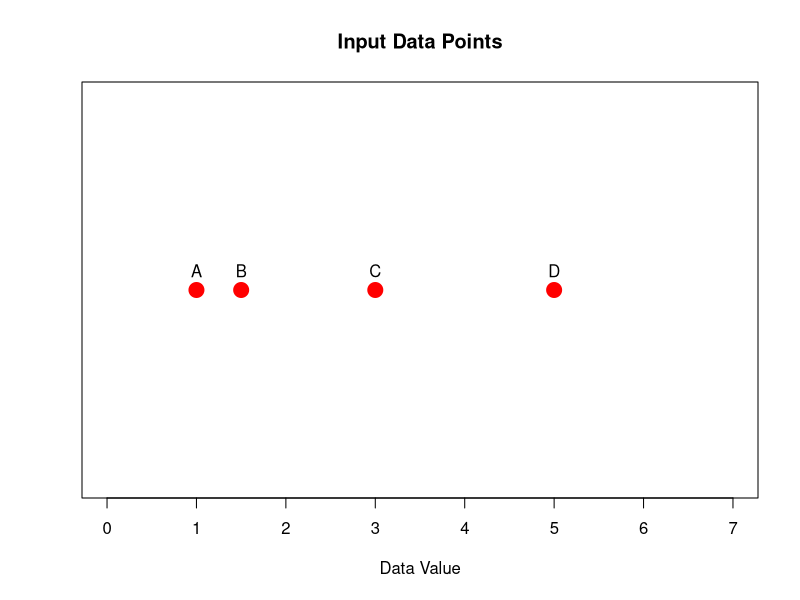
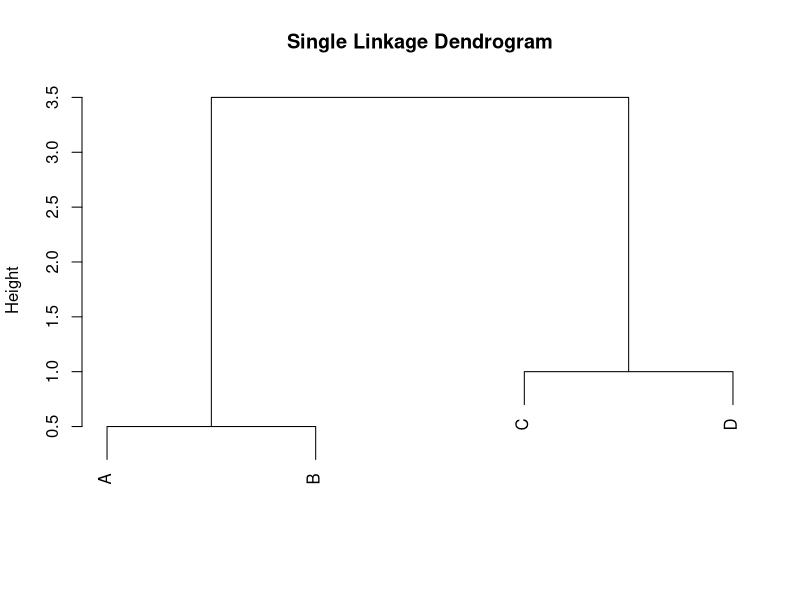
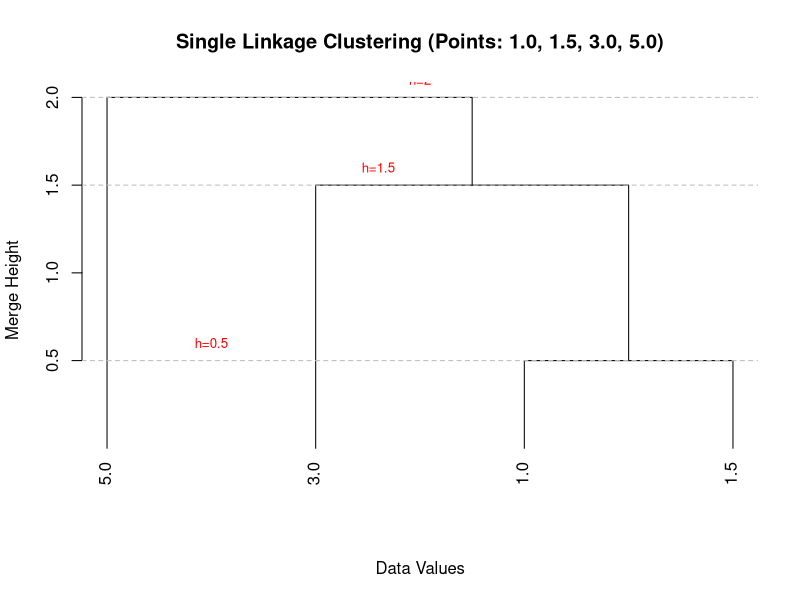
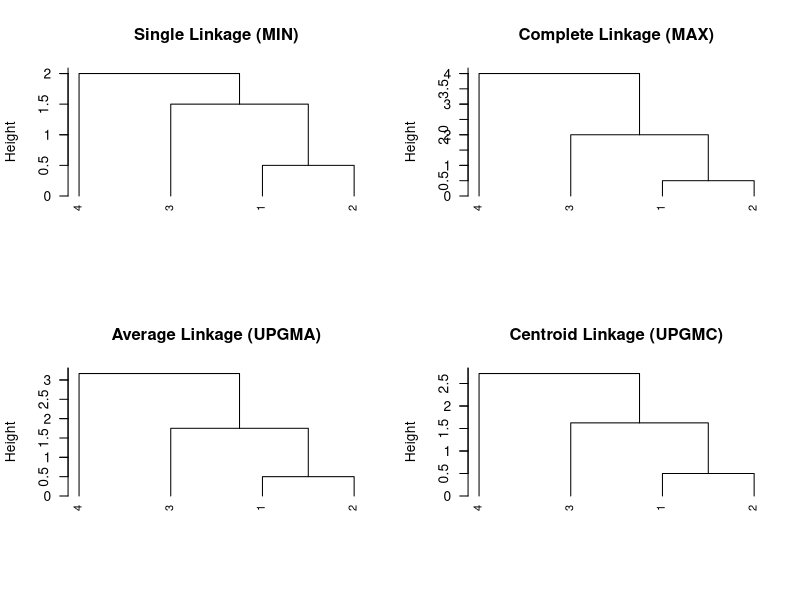
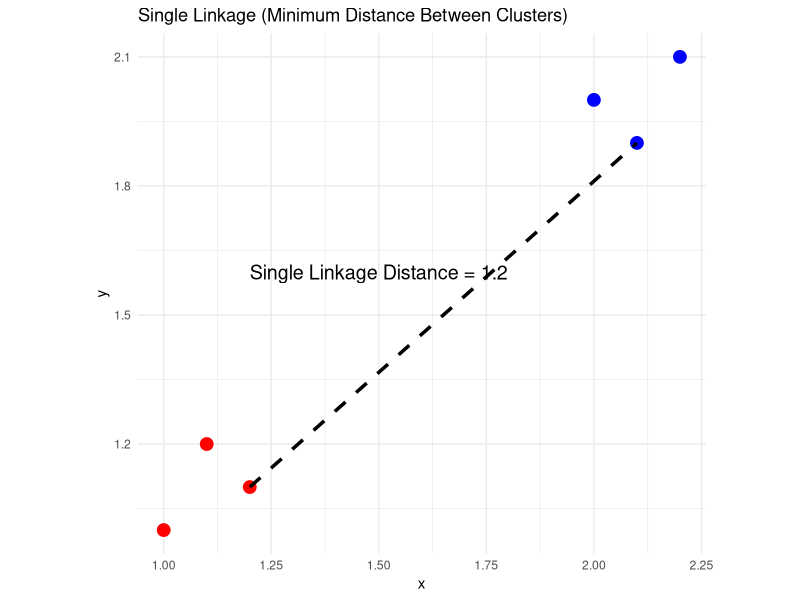
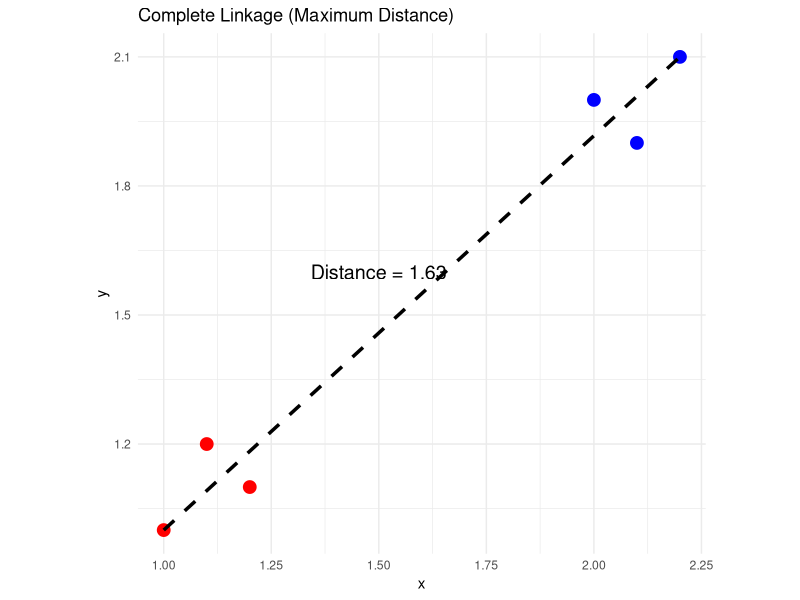
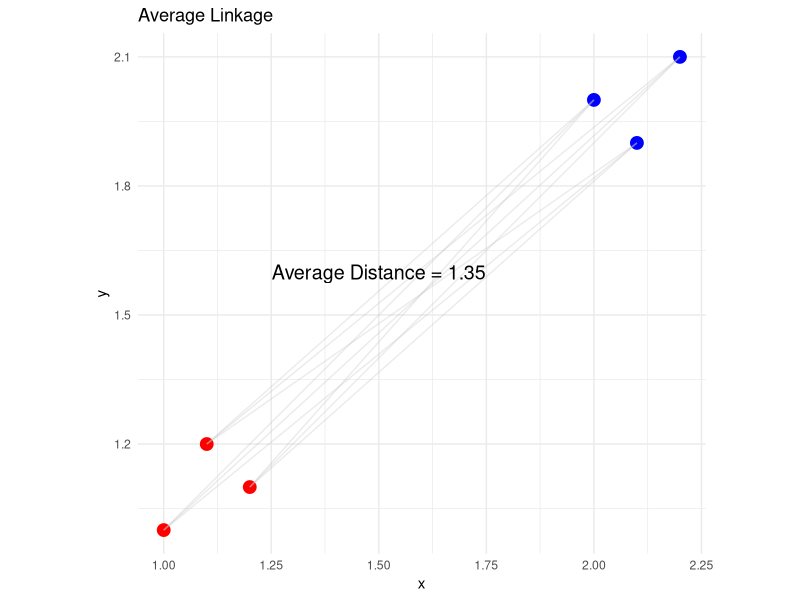
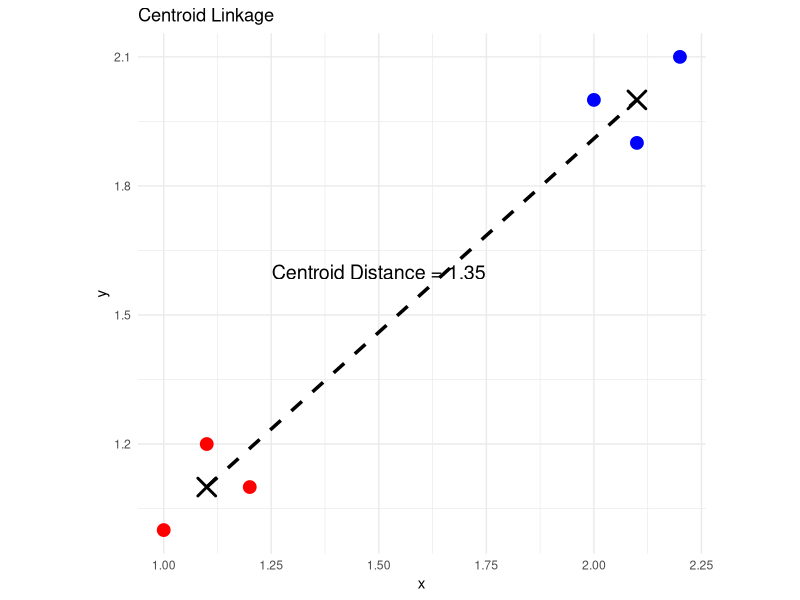

R code for these plots, in order: (Note: this script raises an error after producing the figures.)
## ---- chunk 1
#| code-fold: true
knitr::opts_chunk$set(echo = TRUE)
library(tidyr) #the pipe (%>%) tool is extremely useful
library(MASS)
library(ggplot2)
library(kableExtra)
library("gridExtra")
library(knitr)
library(magick) #install.packages("magick") #dynamic image
## ---- chunk 2
# Sample data
data <- data.frame(
  x = c(1, 1.5, 3, 5),  # X-coordinates
  y = c(0, 0, 0, 0),   # Y-coordinates (dummy for visualization)
  label = c("A", "B", "C", "D")
)

# Plot the points
plot(data$x, data$y, pch = 19, col = "red", cex = 2, 
     xlim = c(0, 7), ylim = c(-1, 1),
     xlab = "Data Value", ylab = "", yaxt = "n",
     main = "Input Data Points")
text(data$x, data$y + 0.1, labels = data$label)
## ---- chunk 3
# Data
points <- c(A=1, B=1.5, C=5, D=6)
hc <- hclust(dist(points), method="single")
plot(hc, main="Single Linkage Dendrogram", xlab="", sub="")
## ---- chunk 4
# Data with values as names
data <- c(1.0, 1.5, 3.0, 5.0)
names(data) <- c("1.0", "1.5", "3.0", "5.0")

#distance matrix
dist_matrix <- dist(data)
dist_matrix
## ---- chunk 5
# Compute clustering
hc <- hclust(dist(data), method = "single")

# Enhanced dendrogram plot
plot(hc, 
     main = "Single Linkage Clustering (Points: 1.0, 1.5, 3.0, 5.0)",
     xlab = "Data Values", 
     ylab = "Merge Height",
     sub = "",
     hang = -1)  # Aligns all leaves at bottom

# Add merge height labels
text(x = c(1.5, 2.3, 2.5), 
     y = hc$height + 0.1,
     labels = paste0("h=", hc$height),
     col = "red", cex = 0.8)

# Add horizontal lines at merge heights
abline(h = hc$height, lty = 2, col = "gray")
## ---- chunk 6
#| echo: false
#| warning: false
library(knitr)

methods_df <- data.frame(
  Method = c("Single Linkage", "Complete Linkage", "Average Linkage", 
             "Centroid Linkage"),
  Merge_Rule = c("Minimum distance between any two points",
                "Maximum distance between any two points",
                "Mean distance between all point pairs",
                "Distance between cluster centroids"),
  Height_Meaning = c("Minimum inter-cluster distance",
                    "Maximum inter-cluster distance",
                    "Average inter-cluster distance",
                    "Centroid separation (may invert)"),
  Complexity = c("O(n²)", "O(n²)", "O(n² log n)", "O(n² log n)")
)

kable(methods_df, 
      col.names = c("Method", "Merge Rule", "Height Meaning", "Time Complexity"),
      align = "l") %>%
  kable_styling(bootstrap_options = c("striped", "hover"), 
                full_width = FALSE,
                position = "center")
## ---- chunk 7
# Distance matrix
dist_matrix <- dist(c(1, 1.5, 3, 5))

# Set up plotting window
par(mfrow = c(2, 2))  

# Function to plot dendrogram with title
plot_dendro <- function(hclust_method, title) {
  hc <- hclust(dist_matrix, method = hclust_method)
  plot(hc, main = title, xlab = "", sub = "", 
       hang = -1, cex = 0.8)
  axis(2, at = seq(0, 5, by = 1), las = 1)  # Add y-axis labels
}

# Plot all methods
plot_dendro("single", "Single Linkage (MIN)")
plot_dendro("complete", "Complete Linkage (MAX)")
plot_dendro("average", "Average Linkage (UPGMA)")
plot_dendro("centroid", "Centroid Linkage (UPGMC)")

# Reset plotting window
par(mfrow = c(1, 1))
## ---- chunk 8
# Create two simple clusters
set.seed(123)
cluster_A <- data.frame(x = c(1, 1.2, 1.1), y = c(1, 1.1, 1.2))
cluster_B <- data.frame(x = c(2, 2.2, 2.1), y = c(2, 2.1, 1.9))
dist_matrix <- as.matrix(dist(rbind(cluster_A, cluster_B)))[1:3, 4:6]

# Find the closest pair of points
distances <- as.matrix(dist(rbind(cluster_A, cluster_B)))[1:3, 4:6]
min_pair <- which(dist_matrix == min(dist_matrix), arr.ind = TRUE)
closest_A <- cluster_A[min_pair[1], ]
closest_B <- cluster_B[min_pair[2], ]

# Plot
ggplot() +
  geom_point(data = cluster_A, aes(x, y), color = "red", size = 4) +
  geom_point(data = cluster_B, aes(x, y), color = "blue", size = 4) +
  geom_segment(
    aes(x = closest_A$x, y = closest_A$y, 
        xend = closest_B$x, yend = closest_B$y),
    color = "black", linetype = "dashed", linewidth = 1.2
  ) +
  geom_text(aes(x = 1.5, y = 1.6, 
               label = paste("Single Linkage Distance =", 
                            round(min(distances), 2))),
    size = 5
  ) +
  labs(title = "Single Linkage (Minimum Distance Between Clusters)") +
  theme_minimal() +
  coord_fixed()
## ---- chunk 9
# Find furthest pair
max_pair <- which(dist_matrix == max(dist_matrix), arr.ind = TRUE)
furthest_A <- cluster_A[max_pair[1], ]
furthest_B <- cluster_B[max_pair[2], ]

# Plot
ggplot() +
  geom_point(data = cluster_A, aes(x, y), color = "red", size = 4) +
  geom_point(data = cluster_B, aes(x, y), color = "blue", size = 4) +
  geom_segment(
    aes(x = furthest_A$x, y = furthest_A$y, 
        xend = furthest_B$x, yend = furthest_B$y),
    color = "black", linetype = "dashed", linewidth = 1.2
  ) +
  geom_text(aes(x = 1.5, y = 1.6, 
               label = paste("Distance =", round(max(dist_matrix), 2))),
    size = 5
  ) +
  labs(title = "Complete Linkage (Maximum Distance)") +
  theme_minimal() +
  coord_fixed()
## ---- chunk 10
# Calculate average distance
avg_distance <- mean(dist_matrix)

# Plot (showing all connections)
ggplot() +
  geom_point(data = cluster_A, aes(x, y), color = "red", size = 4) +
  geom_point(data = cluster_B, aes(x, y), color = "blue", size = 4) +
  # Draw all pairwise connections
  geom_segment(
    data = expand.grid(1:3, 1:3),
    aes(x = cluster_A$x[Var1], y = cluster_A$y[Var1],
        xend = cluster_B$x[Var2], yend = cluster_B$y[Var2]),
    color = "gray", alpha = 0.3
  ) +
  geom_text(aes(x = 1.5, y = 1.6, 
               label = paste("Average Distance =", round(avg_distance, 2))),
    size = 5
  ) +
  labs(title = "Average Linkage") +
  theme_minimal() +
  coord_fixed()
## ---- chunk 11
# Calculate centroids
centroid_A <- c(mean(cluster_A$x), mean(cluster_A$y))
centroid_B <- c(mean(cluster_B$x), mean(cluster_B$y))
centroid_dist <- sqrt(sum((centroid_A - centroid_B)^2))

# Plot
ggplot() +
  geom_point(data = cluster_A, aes(x, y), color = "red", size = 4) +
  geom_point(data = cluster_B, aes(x, y), color = "blue", size = 4) +
  # Mark centroids
  geom_point(aes(x = centroid_A[1], y = centroid_A[2]), 
             shape = 4, size = 5, stroke = 1.5) +
  geom_point(aes(x = centroid_B[1], y = centroid_B[2]), 
             shape = 4, size = 5, stroke = 1.5) +
  # Draw centroid connection
  geom_segment(
    aes(x = centroid_A[1], y = centroid_A[2],
        xend = centroid_B[1], yend = centroid_B[2]),
    color = "black", linetype = "dashed", linewidth = 1.2
  ) +
  geom_text(aes(x = 1.5, y = 1.6, 
               label = paste("Centroid Distance =", round(centroid_dist, 2))),
    size = 5
  ) +
  labs(title = "Centroid Linkage") +
  theme_minimal() +
  coord_fixed()
## ---- chunk 12
heatmap(as.matrix(iris[,-5]))
## ---- chunk 13
knitr::include_graphics("img/clustering.png")
## ---- chunk 14
obj=kmeans(data.frame(iris[,-5]),centers=3)
obj
## ---- chunk 15
##################################
## Define Squared Euclidean Distance
distxy=function(x,y) { return(sum( (x-y)^2)) }

#prepare the scatter plots for an animated gif
dir_out="C:/Users/yu790/Desktop/Desktop/teaching-multivariate/img/Iris_kmean/scatter"
dir.create(dir_out, recursive = TRUE, showWarnings = FALSE)

mydata=iris[,-5]
#mydata=scale(mydata)
n=dim(mydata)[1]
K=3
distance=matrix(0, n, K)
#initialize
set.seed(1)
cluster01=rmultinom(n, size=1, prob=c(0.3,0.3,0.4) )
cluster01.new=rmultinom(n, size=1, prob=c(0.3,0.3,0.4) )
cluster123=apply(cluster01.new, 2, which.max)

i=0
while( sum(cluster01!=cluster01.new) )
{
 i=i+1
 if (i < 10) {name = paste('000',i,'plot.png',sep='')}
 if (i < 100 && i >= 10) {name = paste('00',i,'plot.png', sep='')}
 if (i >= 100) {name = paste('0', i,'plot.png', sep='')}
 png(filename=paste(dir_out,"/", name, sep=""))
 plot(mydata[,3],mydata[,4], type="n",xlab="Petal L",ylab="Petal W",
 main=paste("K-mean Clustering (Iris Data): iteration=", i))
 for(k in 1:K)
  points(mydata[cluster123==k,3], mydata[cluster123==k,4],col=k)
 dev.off()

 centroids=as.matrix(cluster01.new)%*%as.matrix(mydata)/rowSums(cluster01.new)
 ##to avoid switch label
 centroids=centroids[order(centroids[,1]),]
 cluster01=cluster01.new

 for(k in 1:K)
  distance[,k]=apply(mydata, 1, distxy, centroids[k,])

 cluster123=apply(distance, 1, which.min)
 #convert the assignment to dummy variables
 cluster01.new=matrix(0, K, n)
 for(k in 1:K)
  cluster01.new[k,cluster123==k]=1

 print(i)
 print(table(cluster123))
}

imgs <- list.files(dir_out, full.names = TRUE)
img_list <- lapply(imgs, image_read)

## join the images together
img_joined <- image_join(img_list[1:5])

## show the first five iterations
img_animated <- image_animate(img_joined, delay=100)

## save to disk
image_write(image = img_animated,
            path = "img/iris_kmeans_animated_scatter.gif")
## ---- chunk 16
img_animated

## ---- chunk 17
knitr::include_graphics("img/Iris_kmeans_cluster_memberships_steps1to9.png")
## ---- chunk 18

## Define Squared Euclidean Distance
distxy=function(x,y) { return(sum( (x-y)^2)) }

#prepare the plots of cluster assignments for an animated gif
dir_out="C:/Users/yu790/Desktop/Desktop/teaching-multivariate/img/Iris_kmean/assignment"
dir.create(dir_out, recursive = TRUE, showWarnings = FALSE)

mydata=iris[,-5]
#mydata=scale(mydata) #if we would like to use standardized data
n=dim(mydata)[1]
K=3
distance=matrix(0, n, K)


#initialize clusters
set.seed(1)
cluster01=rmultinom(n, size=1, prob=c(0.3,0.3,0.4) )
cluster01.new=rmultinom(n, size=1, prob=c(0.3,0.3,0.4) )
cluster123=apply(cluster01.new, 2, which.max)
#cluster01.new is 3-by-150

i=0
while( sum(cluster01!=cluster01.new) )
{
 i=i+1
 if (i < 10) {name = paste('000',i,'plot.png',sep='')}
 if (i < 100 && i >= 10) {name = paste('00',i,'plot.png', sep='')}
 if (i >= 100) {name = paste('0', i,'plot.png', sep='')}

png(filename=paste(dir_out,"/", name, sep=""))
tmp=cluster01.new
colnames(tmp)=1:n
barplot(cluster01.new, ylim=c(0,1), col=c(1:3), 
	 main=paste("K-mean Clustering (Iris Data): iteration=", i),
	 xlab="Iris Species: Setosa, Versicolor, Virginica")
dev.off()

centroids=as.matrix(cluster01.new)%*%as.matrix(mydata)/rowSums(cluster01.new)
##to avoid switch label
centroids=centroids[order(centroids[,1]),]
cluster01=cluster01.new

for(k in 1:K)
  distance[,k]=apply(mydata, 1, distxy, centroids[k,])
  cluster123=apply(distance, 1, which.min) #distance is 150-by-3
  #convert the assignment to dummy variables
  cluster01.new=matrix(0, K, n)
  for(k in 1:K)
    cluster01.new[k,cluster123==k]=1
 print(i)
 print(table(cluster123))
}

## list file names and read in
imgs <- list.files(dir_out, full.names = TRUE)
img_list <- lapply(imgs, image_read)

## join the images together
img_joined <- image_join(img_list[1:5])

## show the first five iterations
img_animated <- image_animate(img_joined, delay=100)

## save to disk
image_write(image = img_animated,
            path = "img/iris_kmeans_animated_assignment.gif")
## ---- chunk 19
#| fig-align: "center"
#| fig-width: 16
#| fig-height: 12
#| dpi: 300
img_animated
## ---- chunk 20
knitr::include_graphics("img/Iris_kmeans_InitialValues.png")
## ---- chunk 21
kmeans(data.frame(iris[,-5]),centers=3, nstart=5)
## ---- chunk 22
library(cluster)
set.seed(123)
# K-means clustering
kmeans_clusters <- kmeans(iris[, 1:4], centers = 3)$cluster
# Hierarchical clustering
hclust_clusters <- cutree(hclust(dist(iris[, 1:4])), k = 3)

# Calculate Rand Index
rand_index <- function(cluster1, cluster2) {
  # Create contingency table
  tab <- table(cluster1, cluster2)
  
  # Calculate combinations
  n <- sum(tab)
  a <- sum(choose(tab, 2))  # Pairs in same cluster in both
  b <- sum(choose(rowSums(tab), 2)) - a  # Pairs in same cluster only in cluster1
  c <- sum(choose(colSums(tab), 2)) - a  # Pairs in same cluster only in cluster2
  d <- choose(n, 2) - a - b - c          # Pairs in different clusters in both
  
  # Rand Index formula
  (a + d) / (a + b + c + d)
}

# Usage
ri <- rand_index(kmeans_clusters, hclust_clusters)
print(paste("Manual Rand Index:", round(ri, 3)))
